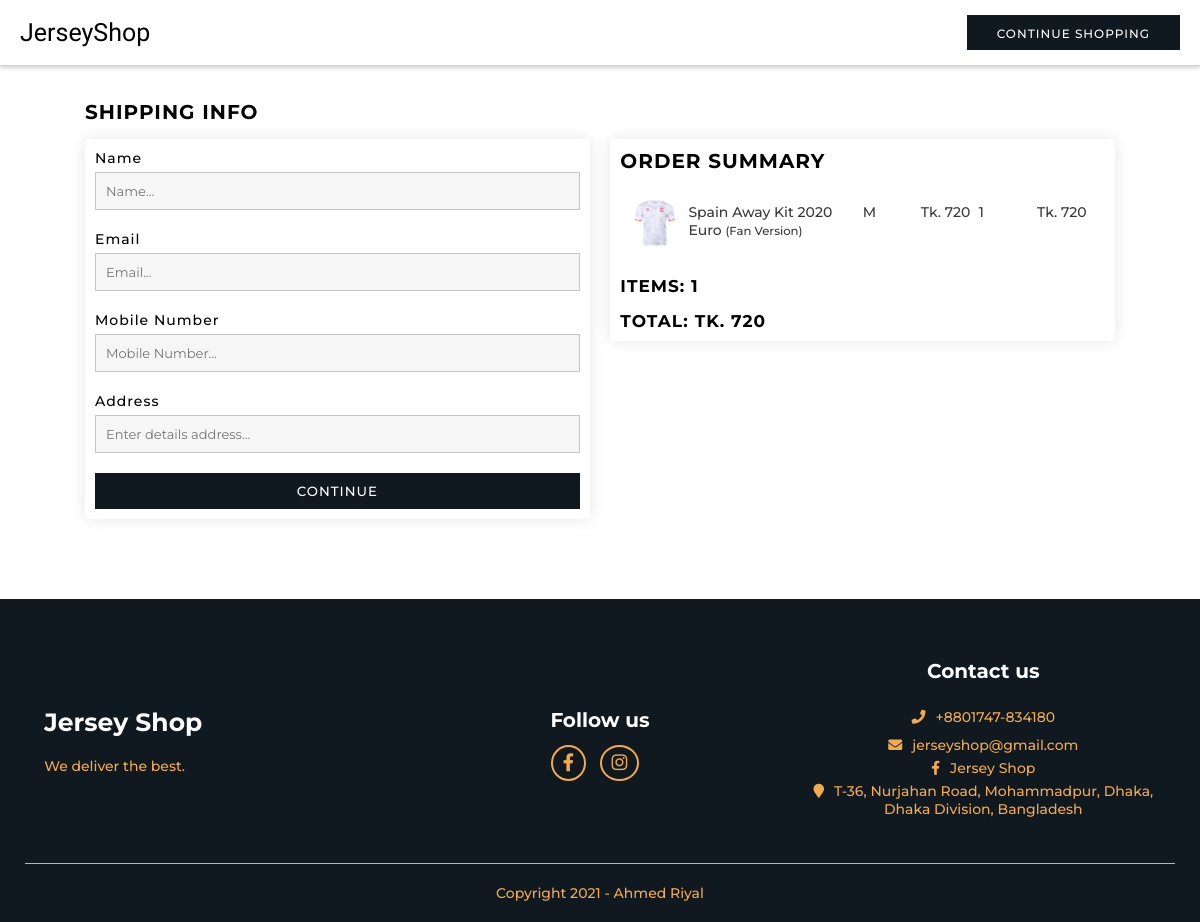
Before: /checkout/ (signed in) with the older database file.
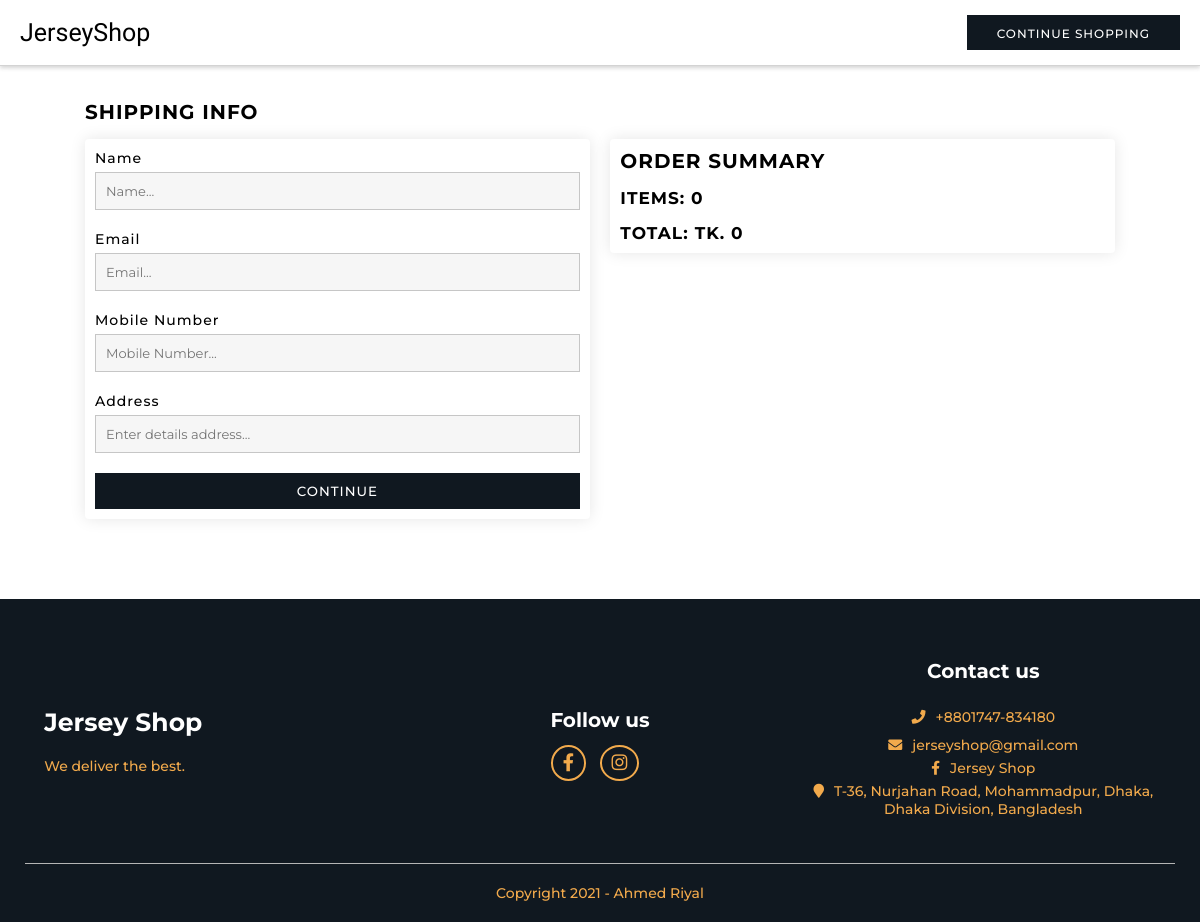
After: the same page with the newer database file.
### jerseyshop/models.py (models this page shows, shortened)
class OrderItem(models.Model):
    order = models.ForeignKey(Order, on_delete=models.SET_NULL, null=True, blank=True)
    club_jersey = models.ForeignKey(ClubJerseyDetails, on_delete=models.SET_NULL, null=True, blank=True)
    national_jersey = models.ForeignKey(NTJerseyDetails, on_delete=models.SET_NULL, null=True, blank=True)
    Select_Size = 'Select Size'
    S = 'S'
    M = 'M'
    L = 'L'
    XL = 'XL'
    XXL = 'XXL'
    size_choices = [
        (Select_Size, 'Select Size'),
        (S, 'S'),
        (M, 'M'),
        (L, 'L'),
        (XL, 'XL'),
        (XXL, 'XXL'),
    ]
    size = models.CharField(max_length=20, choices=size_choices, default=Select_Size)
    quantity = models.IntegerField(default=0)
    added_date = models.DateTimeField(auto_now_add=True, null=True, blank=True)
    @property
    def get_total(self):
        if self.club_jersey_id is not None:
            total = self.club_jersey.price * self.quantity
            return total
        elif self.national_jersey_id is not None:
            total = self.national_jersey.price * self.quantity
            return total
        else:
            return 'None'

class NTJerseyDetails(models.Model):
    title = models.CharField(max_length=150)
    Fan_Version = 'Fan Version'
    Player_Version = 'Player Version'
    type_choices = [
        (Fan_Version, 'Fan Version'),
        (Player_Version, 'Player Version'),
    ]
    type = models.CharField(max_length=50, choices=type_choices, null=True, blank=True)
    price = models.IntegerField(default=0)
    image = models.ImageField(upload_to='img/', null=True, blank=True)
    small_image1 = models.ImageField(upload_to='img/', null=True, blank=True)
    small_image2 = models.ImageField(upload_to='img/', null=True, blank=True)
    small_image3 = models.ImageField(upload_to='img/', null=True, blank=True)
    small_image4 = models.ImageField(upload_to='img/', null=True, blank=True)
    authenticity = models.CharField(max_length=50, null=True, blank=True)
    team_badge = models.CharField(max_length=50, null=True, blank=True)
    availability = models.BooleanField(default=True)
    added_time = models.DateTimeField(auto_now_add=True, null=True, blank=True)

class Order(models.Model):
    user = models.ForeignKey(User, on_delete=models.SET_NULL, null=True, blank=True)
    complete = models.BooleanField(default=False, null=True, blank=False)
    date_ordered = models.DateTimeField(auto_now_add=True, null=True, blank=True)
    transaction_id = models.CharField(max_length=200, null=True)
    @property
    def get_cart_total(self):
        orderitems = self.orderitem_set.all()
        total = sum([item.get_total for item in orderitems])
        return total
    @property
    def get_cart_items(self):
        orderitems = self.orderitem_set.all()
        total = sum([item.quantity for item in orderitems])
        return total

### jerseyshop/views.py (the view)
# urls.py: path('checkout/', views.checkout, name="checkout"),
def checkout(request):
    if request.user.is_authenticated:
        user = request.user
        order, created = Order.objects.get_or_create(user=user, complete=False)
        items = order.orderitem_set.all()
    else:
        items = []
        order = {'get_cart_total': 0, 'get_cart_items': 0}
    context = {'items': items, 'order': order}
    return render(request, 'html/checkout.html', context)

### jerseyshop/templates/html/checkout.html (shortened to what this page needs)
<!DOCTYPE html>
<html lang="en">
<head>
    {% load static %}
    <link rel="stylesheet" href="{% static 'css/navbar.css' %}">
    <link rel="stylesheet" href="{% static 'css/footer.css' %}">
    <link rel="stylesheet" href="{% static 'css/home.css' %}">
    <link rel="stylesheet" href="{% static 'css/cart.css' %}">
    <link rel="stylesheet" href="{% static 'css/checkout.css' %}">
    <link rel="stylesheet" href="https://cdnjs.cloudflare.com/ajax/libs/font-awesome/5.15.3/css/all.min.css"/>
    <link rel="stylesheet" href="https://cdnjs.cloudflare.com/ajax/libs/font-awesome/5.14.0/css/all.min.css">
</head>
<body>
<nav class="header">
    <div class="wrapper">
        <div class="navbar">
            <div><a class="logo" href="{% url 'home' %}">JerseyShop</a></div>
            <div class="btn-cart"><a class="backward" href="{% url 'home' %}">Continue Shopping</a></div>
        </div>
    </div>
</nav>
<div class="small-container">
    <h1 class="checkout-header">Shipping Info</h1>
    <div class="row-5">
        <div class="col-lg-6">
            <div class="box-element" id="form-wrapper">
                <form action="" method="POST" enctype="multipart/form-data" id="form">
                    <div class="form-field">
                        <label for="name">Name</label>
                        <input required class="form-control" type="text" name="name" placeholder="Name...">
                    </div>
                    <div class="form-field">
                        <label for="email">Email</label>
                        <input required class="form-control" type="email" name="email" placeholder="Email...">
                    </div>
                    <div class="form-field">
                        <label for="mobileNo">Mobile Number</label>
                        <input required class="form-control" type="text" name="mobileNo" placeholder="Mobile Number...">
                    </div>
                    <div class="form-field">
                        <label for="address">Address</label>
                        <input required class="form-control" type="text" name="address" placeholder="Enter details address...">
                    </div>
                    <input id="form-button" class="continue" type="submit" value="Continue">
                </form>
            </div>
        </div>
        <div class="col-lg-6">
            <div class="box-element">
                <h1 class="checkout-header">Order Summary</h1>
                {% for item in items %}
                <div class="cart-row-1">
                    <div style="flex:1"><img class="row-image-1" src="{{item.club_jersey.image.url}}{{item.national_jersey.image.url}}"></div>
                    <div style="flex:3"><h4 class="table-content">{{item.club_jersey.title}}{{item.national_jersey.title}} <small>({{item.club_jersey.type}}{{item.national_jersey.type}})</small></h4></div>
                    <div style="flex:1"><h4 class="table-content">{{item.size}}</h4></div>
                    <div style="flex:1"><h4 class="table-content">Tk. {{item.club_jersey.price}}{{item.national_jersey.price}}</h4></div>
                    <div style="flex:1"><h4 class="table-content">{{item.quantity}}</h4></div>
                    <div style="flex:1"><h4 class="table-content">Tk. {{item.get_total}}</h4></div>
                </div>
                {% endfor %}
                <h5 class="summary">Items: {{order.get_cart_items}}</h5>
                <h5 class="summary">Total: Tk. {{order.get_cart_total}}</h5>
            </div>
        </div>
    </div>
</div>
{% include 'html/footer.html' %}
</body>
</html>

Changed rows visible on the page:
removed OrderItem: national_jersey.image (picture), national_jersey "Spain Away Kit 2020 Euro", national_jersey.type "Fan Version", size "M", national_jersey.price "720", quantity "1", get_total "720"
removed Order: get_cart_items "1", get_cart_total "720"
added Order: get_cart_items "0", get_cart_total "0"
